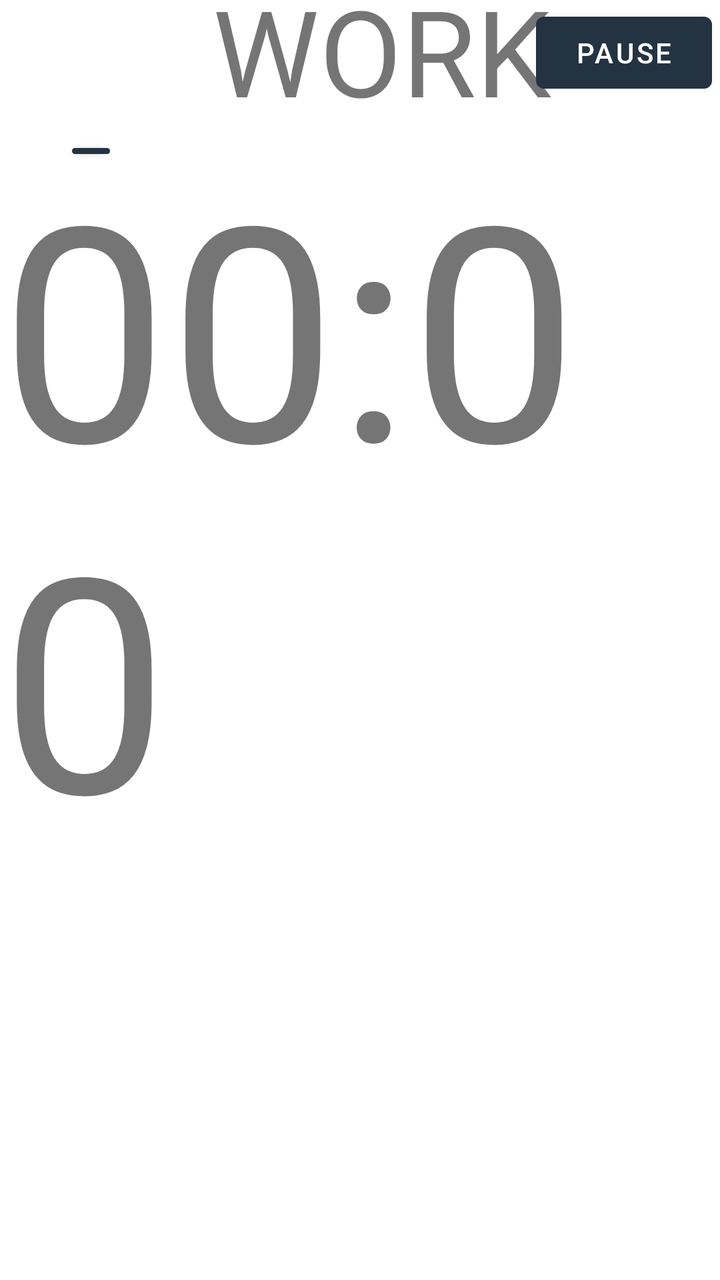
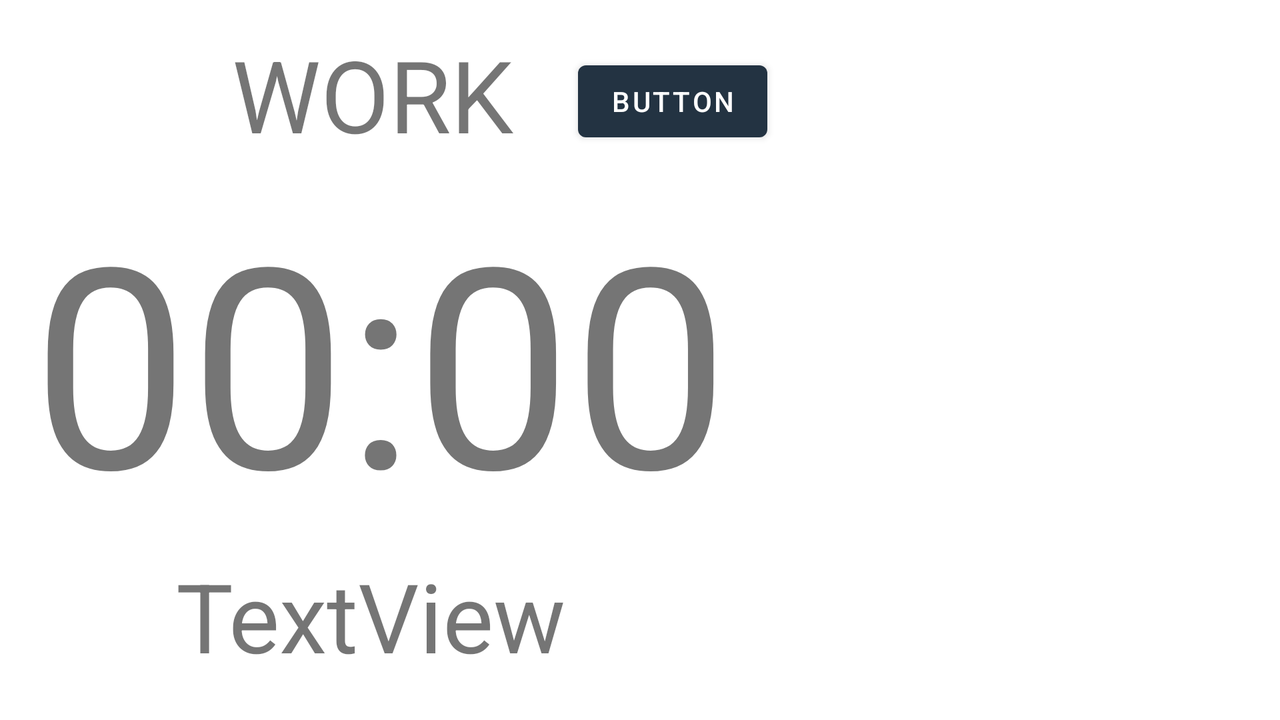

An Android layout and its configuration variant, each rendered on a device that would load it. The default file and the variant file are quoted in full after the pictures.
<!-- AndroidManifest.xml: application theme Theme.Gym_Planner -->
<!-- res/layout/activity_workout.xml -->
<?xml version="1.0" encoding="utf-8"?>
<androidx.constraintlayout.widget.ConstraintLayout xmlns:android="http://schemas.android.com/apk/res/android"
    xmlns:app="http://schemas.android.com/apk/res-auto"
    xmlns:tools="http://schemas.android.com/tools"
    android:layout_width="match_parent"
    android:layout_height="match_parent"
    tools:context=".WorkoutActivity">

    <Button
        android:id="@+id/btnSoundStrt"
        android:layout_width="19dp"
        android:layout_height="15dp"
        android:layout_marginStart="36dp"
        android:layout_marginBottom="72dp"
        android:text="Button"
        app:layout_constraintBottom_toTopOf="@+id/txtTimer"
        app:layout_constraintEnd_toStartOf="@+id/txtNatpis"
        app:layout_constraintHorizontal_bias="0.75"
        app:layout_constraintStart_toStartOf="parent"
        app:layout_constraintTop_toTopOf="parent"
        app:layout_constraintVertical_bias="1.0" />

    <Button
        android:id="@+id/btnSoundRest"
        android:layout_width="19dp"
        android:layout_height="15dp"
        android:layout_marginStart="36dp"
        android:layout_marginBottom="72dp"
        android:text="Button"
        app:layout_constraintBottom_toTopOf="@+id/txtTimer"
        app:layout_constraintEnd_toStartOf="@+id/txtNatpis"
        app:layout_constraintHorizontal_bias="1.0"
        app:layout_constraintStart_toStartOf="parent"
        app:layout_constraintTop_toTopOf="parent"
        app:layout_constraintVertical_bias="0.313" />

    <Button
        android:id="@+id/btnFin"
        android:layout_width="19dp"
        android:layout_height="15dp"
        android:layout_marginStart="36dp"
        android:layout_marginBottom="72dp"
        android:text="Button"
        app:layout_constraintBottom_toTopOf="@+id/txtTimer"
        app:layout_constraintEnd_toStartOf="@+id/txtNatpis"
        app:layout_constraintHorizontal_bias="0.0"
        app:layout_constraintStart_toStartOf="parent"
        app:layout_constraintTop_toTopOf="parent"
        app:layout_constraintVertical_bias="0.47" />

    <Button
        android:id="@+id/btnVib"
        android:layout_width="19dp"
        android:layout_height="15dp"
        android:layout_marginStart="36dp"
        android:layout_marginTop="68dp"
        android:text="Button"
        app:layout_constraintEnd_toStartOf="@+id/txtNatpis"
        app:layout_constraintHorizontal_bias="0.0"
        app:layout_constraintStart_toStartOf="parent"
        app:layout_constraintTop_toTopOf="parent" />

    <TextView
        android:id="@+id/txtTimer"
        android:layout_width="wrap_content"
        android:layout_height="wrap_content"
        android:text="00:00"
        android:textSize="150sp"
        app:layout_constraintBottom_toBottomOf="parent"
        app:layout_constraintEnd_toEndOf="parent"
        app:layout_constraintHorizontal_bias="0.497"
        app:layout_constraintStart_toStartOf="parent"
        app:layout_constraintTop_toTopOf="parent"
        app:layout_constraintVertical_bias="0.235" />

    <TextView
        android:id="@+id/txtNatpis"
        android:layout_width="wrap_content"
        android:layout_height="wrap_content"
        android:text="WORK"
        android:textSize="60sp"
        app:layout_constraintBottom_toTopOf="@+id/txtTimer"
        app:layout_constraintEnd_toEndOf="parent"
        app:layout_constraintHorizontal_bias="0.558"
        app:layout_constraintStart_toStartOf="parent"
        app:layout_constraintTop_toTopOf="parent"
        app:layout_constraintVertical_bias="0.879" />

    <Button
        android:id="@+id/btnpause"
        android:layout_width="wrap_content"
        android:layout_height="wrap_content"
        android:layout_marginEnd="4dp"

        android:text="PAUSE"
        app:layout_constraintBottom_toBottomOf="parent"
        app:layout_constraintEnd_toEndOf="parent"
        app:layout_constraintHorizontal_bias="1.0"
        app:layout_constraintStart_toEndOf="@+id/txtNatpis"
        app:layout_constraintTop_toTopOf="parent"
        app:layout_constraintVertical_bias="0.004" />

    <ListView
        android:id="@+id/listV"
        android:layout_width="match_parent"
        android:layout_height="match_parent"
        android:layout_marginBottom="100dp"
        android:layout_marginLeft="30dp"
        android:layout_marginRight="30dp"
        android:layout_marginTop="340dp"
        />

    <Button
        android:id="@+id/btnInv"
        android:layout_width="19dp"
        android:layout_height="15dp"
        android:layout_marginStart="48dp"
        android:layout_marginBottom="20dp"
        android:text="Button"
        app:layout_constraintBottom_toTopOf="@+id/txtTimer"
        app:layout_constraintEnd_toStartOf="@+id/txtNatpis"
        app:layout_constraintHorizontal_bias="0.681"
        app:layout_constraintStart_toStartOf="parent"
        app:layout_constraintTop_toBottomOf="@+id/btnVib"
        app:layout_constraintVertical_bias="0.6" />

</androidx.constraintlayout.widget.ConstraintLayout>
<!-- resources referenced by this layout -->
<resources>
  <style name="Theme.Gym_Planner" parent="Theme.MaterialComponents.DayNight.DarkActionBar">
          
          <item name="colorPrimary">@color/night</item>
          <item name="colorPrimaryVariant">@color/night</item>
          <item name="colorOnPrimary">@color/white</item>
          
          <item name="colorSecondary">@color/teal_200</item>
          <item name="colorSecondaryVariant">@color/teal_700</item>
          <item name="colorOnSecondary">@color/night</item>
          
          <item name="android:statusBarColor" tools:targetApi="l">?attr/colorPrimaryVariant</item>
  
          
      </style>
  <color name="night">#233342</color>
  <color name="white">#FFFFFFFF</color>
  <color name="teal_200">#FF03DAC5</color>
  <color name="teal_700">#FF018786</color>
</resources>
<!-- res/layout-land/activity_workout.xml (the repository's variant of the layout above) -->
<!-- drawn on the phone turned sideways -->
<?xml version="1.0" encoding="utf-8"?>
<androidx.constraintlayout.widget.ConstraintLayout xmlns:android="http://schemas.android.com/apk/res/android"
    xmlns:app="http://schemas.android.com/apk/res-auto"
    xmlns:tools="http://schemas.android.com/tools"
    android:layout_width="match_parent"
    android:layout_height="match_parent"
    tools:context=".WorkoutActivity">

    <TextView
        android:id="@+id/txtTimer"
        android:layout_width="wrap_content"
        android:layout_height="wrap_content"
        android:text="00:00"
        android:textSize="140sp"
        app:layout_constraintBottom_toBottomOf="parent"
        app:layout_constraintEnd_toStartOf="@+id/listV"
        app:layout_constraintHorizontal_bias="0.313"
        app:layout_constraintStart_toStartOf="parent"
        app:layout_constraintTop_toTopOf="parent"
        app:layout_constraintVertical_bias="0.497" />

    <TextView
        android:id="@+id/txtNatpis"
        android:layout_width="wrap_content"
        android:layout_height="wrap_content"
        android:text="WORK"
        android:textSize="50sp"
        app:layout_constraintBottom_toTopOf="@+id/txtTimer"
        app:layout_constraintEnd_toStartOf="@+id/listV"
        app:layout_constraintHorizontal_bias="0.447"
        app:layout_constraintStart_toStartOf="parent"
        app:layout_constraintTop_toTopOf="parent"
        app:layout_constraintVertical_bias="0.688" />

    <Button
        android:id="@+id/btnpause"
        android:layout_width="wrap_content"
        android:layout_height="wrap_content"
        android:text="Button"
        app:layout_constraintBottom_toBottomOf="parent"
        app:layout_constraintEnd_toStartOf="@+id/listV"
        app:layout_constraintHorizontal_bias="0.947"
        app:layout_constraintStart_toStartOf="parent"
        app:layout_constraintTop_toTopOf="parent"
        app:layout_constraintVertical_bias="0.085" />

    <ListView
        android:id="@+id/listV"
        android:layout_width="match_parent"
        android:layout_height="match_parent"
        android:layout_marginBottom="10dp"
        android:layout_marginLeft="400dp"
        android:layout_marginRight="10dp"
        android:layout_marginTop="10dp"
        />

    <TextView
        android:id="@+id/textView4"
        android:layout_width="wrap_content"
        android:layout_height="wrap_content"
        android:layout_marginBottom="16dp"
        android:text="TextView"
        android:textSize="48sp"
        app:layout_constraintBottom_toBottomOf="parent"
        app:layout_constraintEnd_toStartOf="@+id/listV"
        app:layout_constraintHorizontal_bias="0.429"
        app:layout_constraintStart_toStartOf="parent"
        app:layout_constraintTop_toBottomOf="@+id/txtTimer"
        app:layout_constraintVertical_bias="0.454" />
</androidx.constraintlayout.widget.ConstraintLayout>
